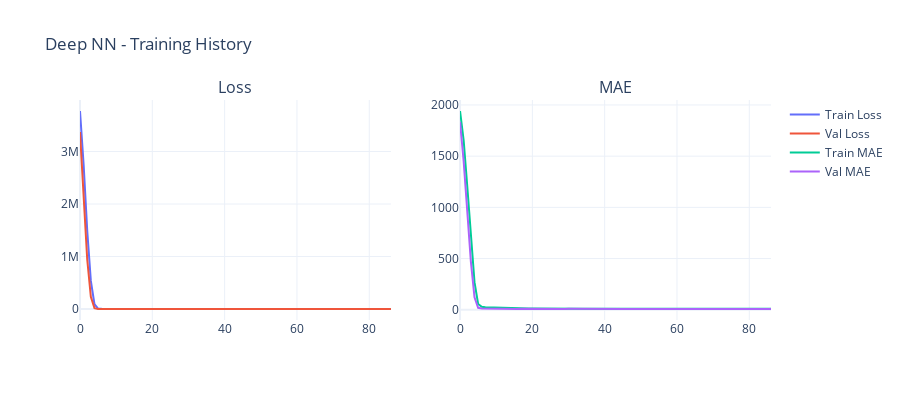

Write notebook code for a chart like this one.
### Code cell
print("Training Deep Neural Network...")
start_time = time.time()

history_deep = deep_nn.fit(
    X_train, y_train,
    validation_data=(X_val, y_val),
    epochs=100,
    batch_size=256,
    callbacks=get_callbacks('deep_nn'),
    verbose=1
)

train_time = time.time() - start_time
results_deep = evaluate_model(deep_nn, X_train, y_train, X_val, y_val, X_test, y_test)
results_deep['train_time'] = train_time
results_deep['epochs'] = len(history_deep.history['loss'])

print_results(results_deep, "Deep NN")
all_results['Deep NN'] = results_deep

fig = plot_training_history(history_deep, "Deep NN")
fig.write_html('reports/figures/26_deep_nn_training.html')
fig.show()
